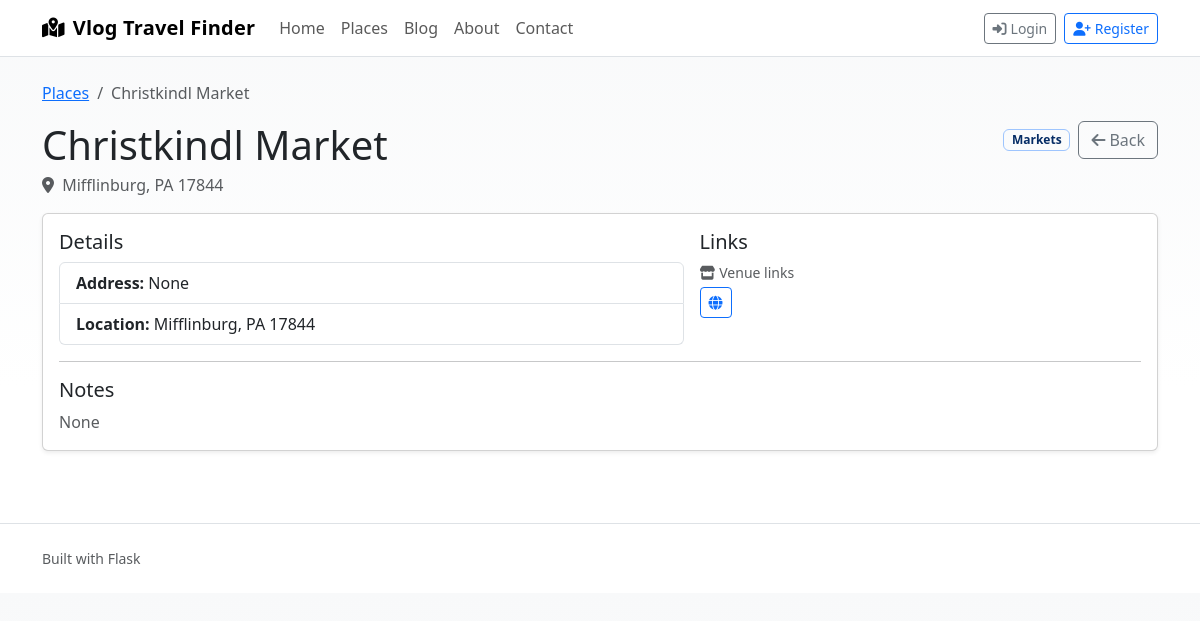
The page /places/1 on the database its author committed.
### vlog_site/models.py (models this page shows)
class Base(DeclarativeBase):
    pass

class Place(Base):
    __tablename__ = "place"
    id: Mapped[int] = mapped_column(primary_key=True)
    name: Mapped[str] = mapped_column(String, nullable=False)
    category_id: Mapped[int | None] = mapped_column(ForeignKey("category.id"), nullable=True)
    address: Mapped[str | None] = mapped_column(String, nullable=True)
    city: Mapped[str | None] = mapped_column(String, nullable=True)
    state: Mapped[str | None] = mapped_column(String, nullable=True)
    zipcode: Mapped[str | None] = mapped_column(String, nullable=True)
    latitude: Mapped[float | None] = mapped_column(nullable=True)
    longitude: Mapped[float | None] = mapped_column(nullable=True)
    venue_website_url: Mapped[str | None] = mapped_column(String, nullable=True)
    venue_youtube_url: Mapped[str | None] = mapped_column(String, nullable=True)
    venue_tiktok_url: Mapped[str | None] = mapped_column(String, nullable=True)
    venue_instagram_url: Mapped[str | None] = mapped_column(String, nullable=True)
    venue_facebook_url: Mapped[str | None] = mapped_column(String, nullable=True)
    vlog_youtube_url: Mapped[str | None] = mapped_column(String, nullable=True)
    vlog_tiktok_url: Mapped[str | None] = mapped_column(String, nullable=True)
    vlog_instagram_url: Mapped[str | None] = mapped_column(String, nullable=True)
    notes: Mapped[str | None] = mapped_column(Text, nullable=True)
    created_at: Mapped[str] = mapped_column(
        String,
        nullable=False,
        default=lambda: datetime.now(timezone.utc).isoformat(timespec="seconds"),
    )
    updated_at: Mapped[str] = mapped_column(
        String,
        nullable=False,
        default=lambda: datetime.now(timezone.utc).isoformat(timespec="seconds"),
    )
    category: Mapped[Category | None] = relationship("Category")
    @property
    def category_name(self) -> str | None:
        return self.category.name if self.category is not None else None

class Category(Base):
    __tablename__ = "category"
    id: Mapped[int] = mapped_column(primary_key=True)
    name: Mapped[str] = mapped_column(String, unique=True, nullable=False)

### vlog_site/blueprints/public.py (the view)
@public_bp.route("/places/<int:place_id>")
@require_feature("places")
def place_detail(place_id: int) -> str:
    db = get_session(current_app)
    place = db.get(Place, place_id)
    if place is None:
        abort(404)
    return render_template("public/detail.html", place=place)

### vlog_site/access_control.py (called while the page is built, shortened)
def anonymous_allowed(feature: str) -> bool:
    db = get_session(current_app)
    rule = db.get(AccessRule, feature)
    if rule is None:
        return True
    return bool(rule.anonymous_access)

def require_feature(feature: str):
    def decorator(view):
        @functools.wraps(view)
        def wrapped(*args, **kwargs):
            if anonymous_allowed(feature):
                return view(*args, **kwargs)
        return wrapped
    return decorator

### vlog_site/context.py (called while the page is built)
def inject_globals():
    db = get_session(current_app)
    user_id = session.get("user_id")
    is_anonymous_preview = bool(session.get("anonymous_preview"))
    user = None
    if user_id is not None:
        user = db.execute(select(User).where(User.id == user_id)).scalars().first()
    return {
        "current_user": None if is_anonymous_preview else user,
        "is_authenticated": (user is not None and not is_anonymous_preview),
        "is_admin": (user is not None and user.role == "admin"),
        "is_anonymous_preview": is_anonymous_preview,
        "contact_email": get_setting(db, "contact_email"),
        "contact_phone": get_setting(db, "contact_phone"),
    }

### vlog_site/db.py (called while the page is built)
def _is_sqlite(database_url: str) -> bool:
    return database_url.startswith("sqlite:")

def _configure_sqlite(engine: Engine) -> None:
    @event.listens_for(engine, "connect")
    def _set_sqlite_pragma(dbapi_connection, _connection_record):
        try:
            cursor = dbapi_connection.cursor()
            cursor.execute("PRAGMA foreign_keys=ON")
            cursor.close()
        except Exception:
            pass

def get_engine(app: Flask) -> Engine:
    if "engine" not in g:
        database_url = app.config["DATABASE_URL"]
        engine = create_engine(database_url, future=True)
        if _is_sqlite(database_url):
            _configure_sqlite(engine)
        g.engine = engine
    return g.engine

def get_session(app: Flask) -> Session:
    if "session" not in g:
        engine = get_engine(app)
        SessionLocal = sessionmaker(bind=engine, autoflush=False, autocommit=False, future=True)
        g.session = SessionLocal()
    return g.session

### templates/public/detail.html (shortened to what this page needs)
{% extends "base.html" %}
{% block content %}
  <nav aria-label="breadcrumb" class="mb-3">
    <ol class="breadcrumb mb-0">
      <li class="breadcrumb-item"><a href="{{ url_for('public.places') }}">Places</a></li>
      <li class="breadcrumb-item active" aria-current="page">{{ place.name }}</li>
    </ol>
  </nav>
  <div class="d-flex flex-column flex-md-row align-items-md-start justify-content-between gap-3 mb-3">
    <div>
      <h1 class="mb-1">{{ place.name }}</h1>
      <div class="text-muted">
        <i class="fa-solid fa-location-dot me-1"></i>
        {% if place.city %}{{ place.city }}{% endif %}{% if place.city and place.state %}, {% endif %}{% if place.state %}{{ place.state }}{% endif %}
        {% if place.zipcode %} {{ place.zipcode }}{% endif %}
      </div>
    </div>
    <div class="d-flex align-items-center gap-2 flex-wrap">
      {% if place.category_name %}
        <span class="badge text-bg-primary-subtle border border-primary-subtle text-primary-emphasis">{{ place.category_name }}</span>
      {% endif %}
      <a class="btn btn-outline-secondary" href="{{ url_for('public.places') }}">
        <i class="fa-solid fa-arrow-left me-1"></i>Back
      </a>
    </div>
  </div>
  <div class="card shadow-sm">
    <div class="card-body">
      <div class="row g-3">
        <div class="col-12 col-lg-7">
          <h2 class="h5">Details</h2>
          <ul class="list-group">
            {% if place.address %}
              <li class="list-group-item">
                <strong>Address:</strong> {{ place.address }}
              </li>
            {% endif %}
            <li class="list-group-item">
              <strong>Location:</strong>
              {% if place.city %}{{ place.city }}{% endif %}{% if place.city and place.state %}, {% endif %}{% if place.state %}{{ place.state }}{% endif %}
              {% if place.zipcode %} {{ place.zipcode }}{% endif %}
            </li>
          </ul>
        </div>
        <div class="col-12 col-lg-5">
          <h2 class="h5">Links</h2>
          {% if (place.venue_website_url and place.venue_website_url|lower != 'none') or (place.venue_youtube_url and place.venue_youtube_url|lower != 'none') or (place.venue_tiktok_url and place.venue_tiktok_url|lower != 'none') or (place.venue_instagram_url and place.venue_instagram_url|lower != 'none') or (place.venue_facebook_url and place.venue_facebook_url|lower != 'none') %}
            <div class="mb-3">
              <div class="text-muted small mb-1"><i class="fa-solid fa-store me-1"></i>Venue links</div>
              <div class="d-flex gap-2 flex-wrap">
                {% if place.venue_website_url and place.venue_website_url|lower != 'none' %}
                  <a class="btn btn-outline-primary btn-sm" href="{{ place.venue_website_url }}" target="_blank" rel="noreferrer" aria-label="Venue website" title="Venue website">
                    <i class="fa-solid fa-globe"></i>
                  </a>
                {% endif %}
              </div>
            </div>
          {% endif %}
        </div>
      </div>
      {% if place.notes %}
        <hr />
        <h2 class="h5">Notes</h2>
        <div class="text-body-secondary" style="white-space: pre-wrap">{{ place.notes }}</div>
      {% endif %}
    </div>
  </div>
{% endblock %}

### static/style.css (style rules this page uses)
body { background: linear-gradient(180deg, #f8f9fa 0%, #ffffff 65%); }

### rows shown on the page
Place: name "Christkindl Market", city "Mifflinburg", state "PA", zipcode "17844", address "None", notes "None"
Category: category_name "Markets"
